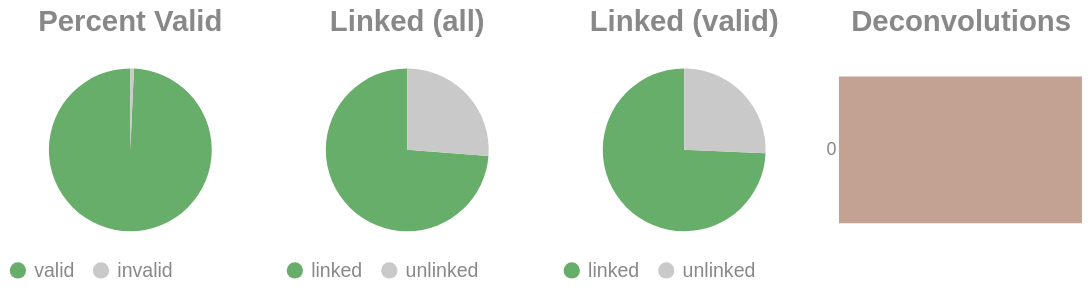

The notebook cell saved with this chart:
### Code cell
if SKIPLR:
    pass
else:
    clash = Counter()
    for i in valids['molecule'].to_list():
        _mol = i.split("-")
        if len(_mol) == 1:
            clash.update('0')
        else:
            clash.update(_mol[-1])

    _d = {"deconvolutions": [], 'count': []}
    for k,v in clash.items():
        _d['deconvolutions'].append(k)
        _d['count'].append(v)

    tot_valid = valids['reads'].sum()
    mask = valids['reads'] >= 2
    n_linked_reads = valids.filter(mask)['reads'].sum()
    if n_linked_reads == 0:
        print_html("No linked molecules (>=2 reads) were detected; skipping linked-only distributions.")
        SKIPLR = True
    else:
        perc_valid = round(tot_valid / n_reads, 4)
        linked_perc_abs = round(n_linked_reads / n_reads, 4)
        linked_perc = round(n_linked_reads / tot_valid, 4)

    _valid = pl.DataFrame({"valids": ['valid', 'invalid'], "count": [tot_valid, n_reads - tot_valid]})
    _linked_abs = pl.DataFrame({"linked (absolute)": ['linked', 'unlinked'], "count": [n_linked_reads, n_reads - n_linked_reads]})
    _linked_rel = pl.DataFrame({"linked (valids)": ['linked', 'unlinked'], "count": [n_linked_reads, tot_valid - n_linked_reads]})

    (
        alt.hconcat(
            piechart(_valid, goodval = 'valid', title = "Percent Valid"),
            piechart(_linked_abs, goodval = "linked", title =  "Linked (all)"),
            piechart(_linked_rel, goodval = "linked", title =  "Linked (valid)"),
            convolutionbar(pl.DataFrame(_d), title = "Deconvolutions"),
            center = True,
            bounds = 'flush'
        )
        .resolve_scale(color='independent')
        .resolve_legend('independent')
        .properties(usermeta={'embedOptions': {"actions": False}})
    ).display()

### Figure 1 — Vega-Lite specification as saved in the notebook (floating-point values rounded to 4 significant figures)
{"width": "container", "height": 400, "config": {"title": {"anchor": "start", "dy": -15, "fontSize": 18, "color": "#888888", "subtitleColor": "#888888", "subtitleFontSize": 14}, "arc": {"fill": "#0072B2"}, "axis": {"domainColor": "#888888", "domainWidth": 0.5, "gridWidth": 0.2, "grid": false, "titleFontWeight": 400, "titleFontSize": 15, "labelFontSize": 11, "labelColor": "#888888", "tickColor": "#888888", "tickWidth": 0.2, "titleColor": "#888888"}, "axisBand": {"grid": false}, "axisX": {"grid": true, "tickSize": 10, "domainCap": "round"}, "axisY": {"domain": false, "grid": true, "tickSize": 0, "domainCap": "round"}, "background": "transparent", "header": {"labelFontSize": 15, "labelColor": "#888888", "titleFontSize": 15, "titleFontWeight": 600, "titleColor": "#888888"}, "legend": {"labelFont": "sans-serif", "labelFontSize": 12, "labelColor": "#888888", "symbolSize": 100, "symbolType": "circle", "titleFontSize": 12, "titlePadding": 10, "titleColor": "#888888", "title": null}, "range": {"category": ["#E69F00", "#56B4E9", "#009E73", "#F0E442", "#0072B2", "#D55E00", "#CC79A7", "#000000"], "diverging": ["#cfe8f3", "#a2d4ec", "#73bfe2", "#46abdb", "#1696d2", "#12719e"]}, "area": {"fill": "#0072B2", "fillOpacity": 0.7, "line": true, "strokeOpacity": 0.7}, "line": {"color": "#0072B2", "stroke": "#0072B2", "strokeWidth": 2}, "trail": {"color": "#0072B2", "stroke": "#0072B2", "strokeWidth": 0, "size": 1}, "point": {"filled": true, "fillOpacity": 1.0, "size": 95}, "text": {"color": "#888888", "fontSize": 11, "align": "right", "fontWeight": 400, "size": 11}, "bar": {"fill": "#0072B2", "stroke": null}, "view": {"stroke": null, "continuousWidth": 660, "continuousHeight": 400}}, "hconcat": [{"data": {"name": "data-731b2eb6cdbf6d4f7557ad2c9c292365"}, "mark": {"type": "arc"}, "encoding": {"color": {"field": "valids", "legend": {"orient": "bottom", "title": null}, "scale": {"domain": ["valid", "invalid"], "range": ["#68ae6b", "#C9C9C9"]}, "title": "Valids", "type": "nominal"}, "theta": {"field": "count", "type": "quantitative"}, "tooltip": [{"field": "valids", "title": "Valids", "type": "ordinal"}, {"field": "percent", "format": ".2%", "title": "Percent", "type": "quantitative"}, {"field": "count", "title": "Count", "type": "quantitative"}]}, "height": 100, "title": {"text": "Percent Valid", "align": "center", "anchor": "middle"}, "transform": [{"calculate": "datum.count / 4333990", "as": "percent"}], "width": 150}, {"data": {"name": "data-cea7f2c5c7588a1cddab5f405c9d594a"}, "mark": {"type": "arc"}, "encoding": {"color": {"field": "linked (absolute)", "legend": {"orient": "bottom", "title": null}, "scale": {"domain": ["linked", "unlinked"], "range": ["#68ae6b", "#C9C9C9"]}, "title": "Linked (Absolute)", "type": "nominal"}, "theta": {"field": "count", "type": "quantitative"}, "tooltip": [{"field": "linked (absolute)", "title": "Linked (Absolute)", "type": "ordinal"}, {"field": "percent", "format": ".2%", "title": "Percent", "type": "quantitative"}, {"field": "count", "title": "Count", "type": "quantitative"}]}, "height": 100, "title": {"text": "Linked (all)", "align": "center", "anchor": "middle"}, "transform": [{"calculate": "datum.count / 4333990", "as": "percent"}], "width": 150}, {"data": {"name": "data-0c5caddb7fa8502395b7f163855ad2bd"}, "mark": {"type": "arc"}, "encoding": {"color": {"field": "linked (valids)", "legend": {"orient": "bottom", "title": null}, "scale": {"domain": ["linked", "unlinked"], "range": ["#68ae6b", "#C9C9C9"]}, "title": "Linked (Valids)", "type": "nominal"}, "theta": {"field": "count", "type": "quantitative"}, "tooltip": [{"field": "linked (valids)", "title": "Linked (Valids)", "type": "ordinal"}, {"field": "percent", "format": ".2%", "title": "Percent", "type": "quantitative"}, {"field": "count", "title": "Count", "type": "quantitative"}]}, "height": 100, "title": {"text": "Linked (valid)", "align": "center", "anchor": "middle"}, "transform": [{"calculate": "datum.count / 4302996", "as": "percent"}], "width": 150}, {"data": {"name": "data-6cebc6ad9ad5d7a116bfcb66416ce05d"}, "mark": {"type": "bar"}, "encoding": {"color": {"field": "deconvolutions", "legend": null, "scale": {"scheme": "lightgreyred"}, "type": "nominal"}, "tooltip": [{"field": "deconvolutions", "title": "Deconvolutions", "type": "ordinal"}, {"field": "percent", "format": ".2%", "title": "Percent", "type": "quantitative"}, {"field": "count", "title": "Count", "type": "quantitative"}], "x": {"axis": null, "field": "count", "type": "quantitative"}, "y": {"field": "deconvolutions", "sort": "ascending", "title": null, "type": "nominal"}}, "height": 100, "title": {"text": "Deconvolutions", "align": "center", "anchor": "middle"}, "transform": [{"calculate": "datum.count / 1790099", "as": "percent"}], "width": 150}], "bounds": "flush", "center": true, "resolve": {"legend": {"angle": "independent"}, "scale": {"color": "independent"}}, "usermeta": {"embedOptions": {"actions": false}}, "$schema": "https://vega.github.io/schema/vega-lite/v6.1.0.json", "datasets": {"data-731b2eb6cdbf6d4f7557ad2c9c292365": [{"valids": "valid", "count": 4302996}, {"valids": "invalid", "count": 30994}], "data-cea7f2c5c7588a1cddab5f405c9d594a": [{"linked (absolute)": "linked", "count": 3198912}, {"linked (absolute)": "unlinked", "count": 1135078}], "data-0c5caddb7fa8502395b7f163855ad2bd": [{"linked (valids)": "linked", "count": 3198912}, {"linked (valids)": "unlinked", "count": 1104084}], "data-6cebc6ad9ad5d7a116bfcb66416ce05d": [{"deconvolutions": "0", "count": 1790099}]}}
